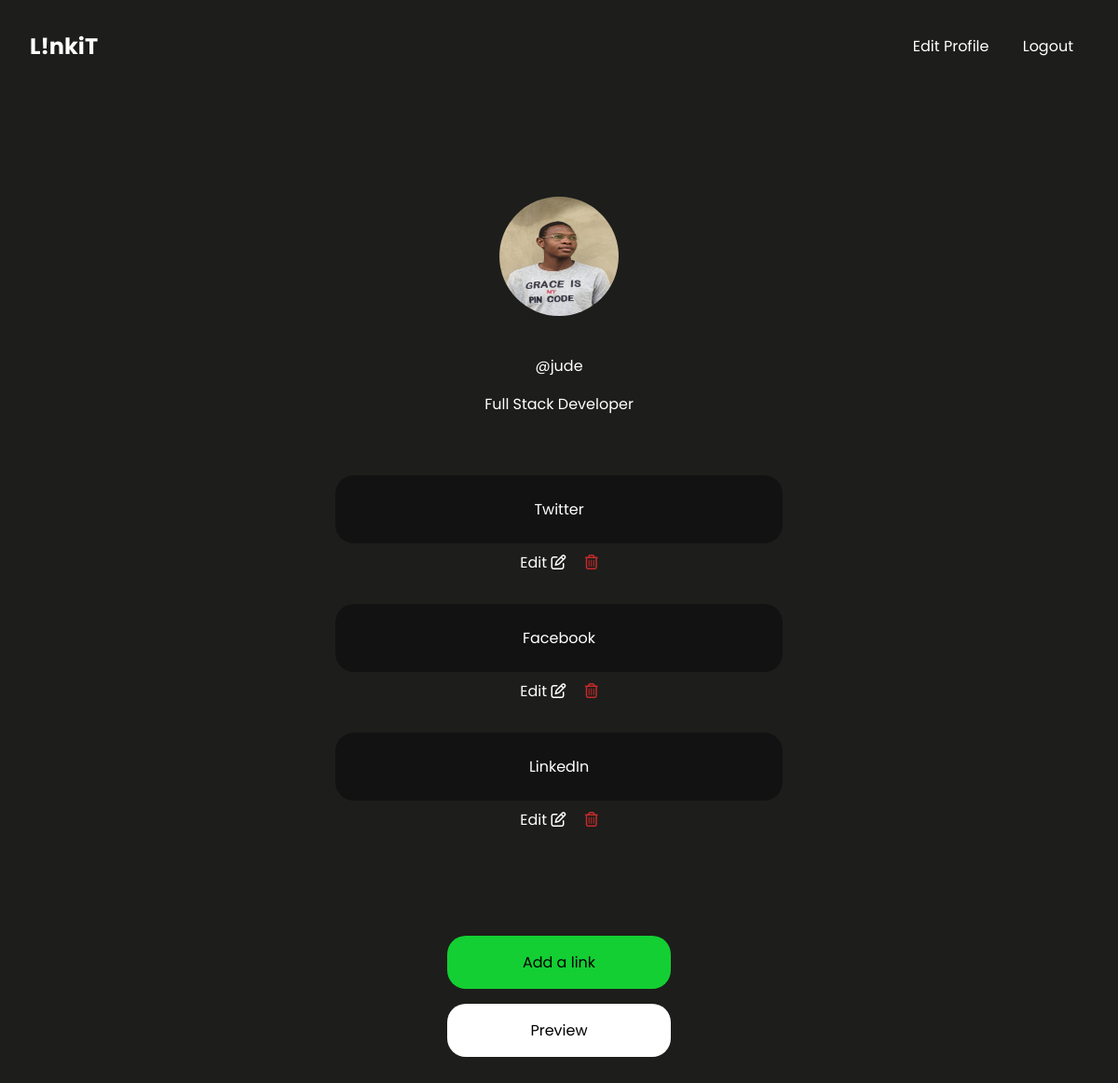
/ (signed in), run on an earlier commit of the app's database.
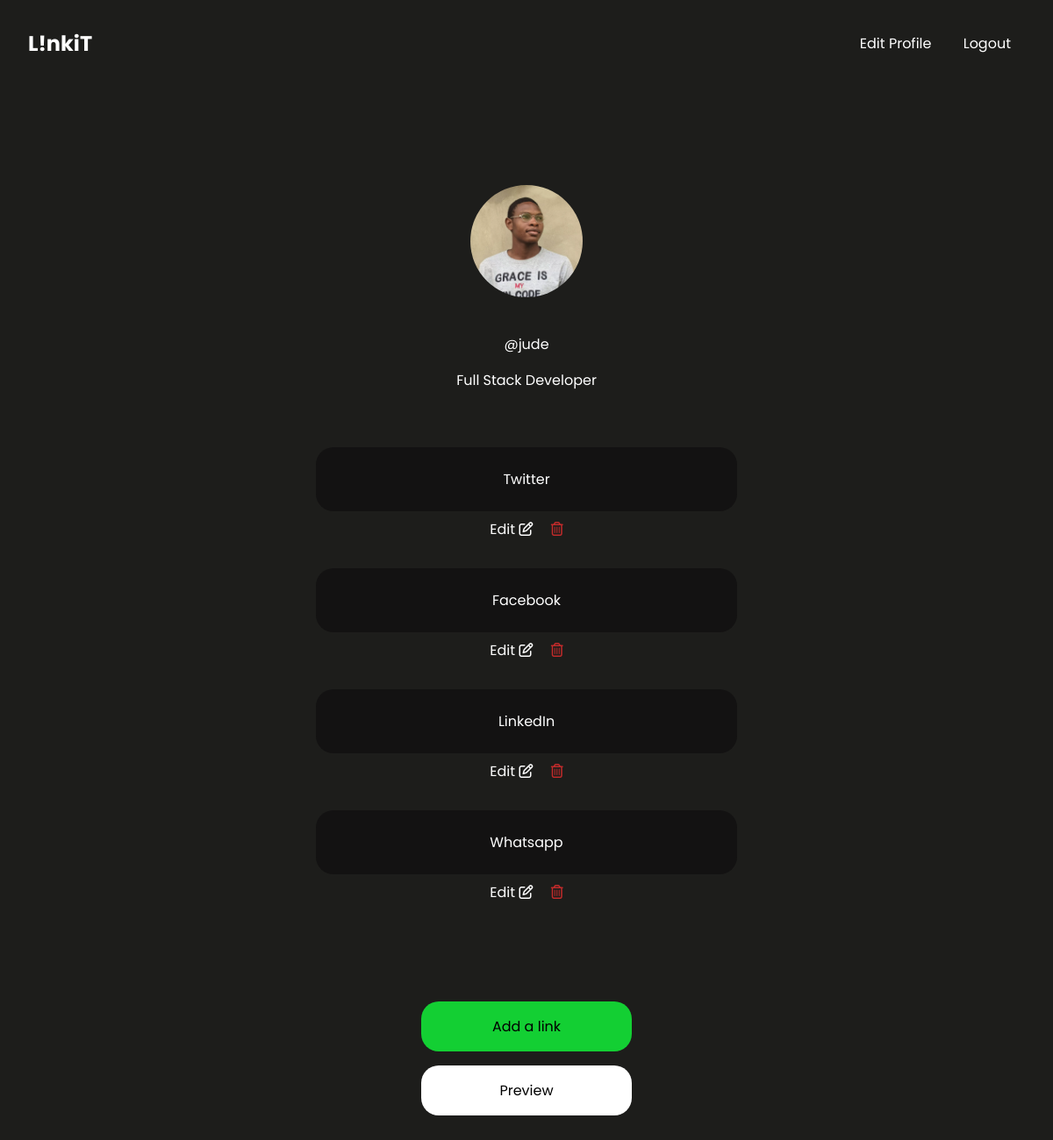
And on a later commit of the database.
### lta/models.py (models this page shows, shortened)
class User(AbstractUser):
    name = models.CharField(max_length=200, null=True)
    email = models.EmailField(unique=True, null=True)
    bio = models.TextField(null=True, blank=True)
    profile_image = models.ImageField(
        null=True, blank=True, default="avatar.png", upload_to='images/')
    USERNAME_FIELDS = "email"
    REQUIRED_FIELDS = []

class Home(models.Model):
    name = models.CharField(max_length=15)
    url = models.CharField(max_length=50)

### lta/views.py (the view)
# urls.py: 2. Add a URL to urlpatterns:  path('', views.home, name='home')
@login_required(login_url="loginpage")
def home(request):
    links = Home.objects.all()
    context = {"links": links, }
    return render(request, "lta/home.html", context)

### lta/templates/lta/home.html
{% extends 'lta/main.html' %} {% load static %} {% block content %}
<div class="container">
  <div class="profile-section">
    {% if request.user.profile_image %}
    <img src="{{ request.user.profile_image.url }}" alt="" /><br />
    {% endif %}
    <span class="username">@{{request.user.username}}</span>
    {% if request.user.bio %}
    <span class="bio">{{ request.user.bio }}</span>
    {% endif %}
  </div>
  {% for link in links %}
  <ul class="links">
    <li class="link">
      <a class="link-name" href="{{link.url}}">{{link.name}}</a>
    </li>
    <div class="edit-delete-link-container">
      <a class="edit" href="{% url 'updatelink' link.id %}"
        >Edit <i class="fa fa-pencil-square-o" aria-hidden="true"></i
      ></a>
      <a class="delete" href="{% url 'deletelink' link.id %}"
        ><i class="fa fa-trash-o" aria-hidden="true"></i
      ></a>
    </div>
  </ul>
  {% empty %}
  <ul>
    <li class="link">You have no links, click the link below to add</li>
  </ul>
  {% endfor %}
  <div class="bottom-btns">
    <a href="{% url 'addlink' %}" class="add-a-link">Add a link</a>
    <a href="{% url 'preview' request.user.username %}" class="preview"
      >Preview</a
    >
  </div>
</div>
{% endblock %}

What changed in the data, as far as the page shows it:
changed User "jude": user.profile_image: a different picture
added Home: name "Whatsapp"
